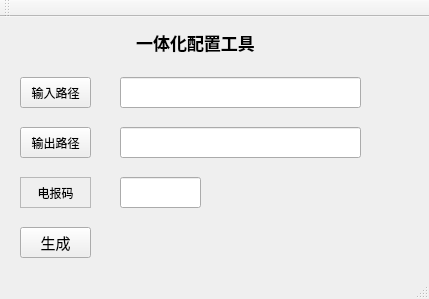
<?xml version="1.0" encoding="UTF-8"?>
<ui version="4.0">
 <class>MainWindow</class>
 <widget class="QMainWindow" name="MainWindow">
  <property name="geometry">
   <rect>
    <x>0</x>
    <y>0</y>
    <width>429</width>
    <height>299</height>
   </rect>
  </property>
  <property name="windowTitle">
   <string>MainWindow</string>
  </property>
  <widget class="QWidget" name="centralWidget">
   <widget class="QPushButton" name="BTN_Generate">
    <property name="geometry">
     <rect>
      <x>20</x>
      <y>210</y>
      <width>71</width>
      <height>31</height>
     </rect>
    </property>
    <property name="font">
     <font>
      <family>微软雅黑</family>
      <pointsize>11</pointsize>
      <weight>50</weight>
      <italic>false</italic>
      <bold>false</bold>
     </font>
    </property>
    <property name="cursor">
     <cursorShape>PointingHandCursor</cursorShape>
    </property>
    <property name="text">
     <string>生成</string>
    </property>
   </widget>
   <widget class="QLabel" name="label">
    <property name="geometry">
     <rect>
      <x>80</x>
      <y>10</y>
      <width>231</width>
      <height>31</height>
     </rect>
    </property>
    <property name="font">
     <font>
      <family>微软雅黑</family>
      <pointsize>13</pointsize>
      <weight>75</weight>
      <bold>true</bold>
     </font>
    </property>
    <property name="frameShape">
     <enum>QFrame::NoFrame</enum>
    </property>
    <property name="frameShadow">
     <enum>QFrame::Raised</enum>
    </property>
    <property name="text">
     <string>一体化配置工具</string>
    </property>
    <property name="textFormat">
     <enum>Qt::PlainText</enum>
    </property>
    <property name="alignment">
     <set>Qt::AlignCenter</set>
    </property>
   </widget>
   <widget class="QPushButton" name="Btn_Input">
    <property name="geometry">
     <rect>
      <x>20</x>
      <y>60</y>
      <width>71</width>
      <height>31</height>
     </rect>
    </property>
    <property name="text">
     <string>输入路径</string>
    </property>
   </widget>
   <widget class="QPushButton" name="Btn_Output">
    <property name="geometry">
     <rect>
      <x>20</x>
      <y>110</y>
      <width>71</width>
      <height>31</height>
     </rect>
    </property>
    <property name="text">
     <string>输出路径</string>
    </property>
   </widget>
   <widget class="QLineEdit" name="LE_Input">
    <property name="geometry">
     <rect>
      <x>120</x>
      <y>60</y>
      <width>241</width>
      <height>31</height>
     </rect>
    </property>
   </widget>
   <widget class="QLineEdit" name="LE_Output">
    <property name="geometry">
     <rect>
      <x>120</x>
      <y>110</y>
      <width>241</width>
      <height>31</height>
     </rect>
    </property>
   </widget>
   <widget class="QLabel" name="Lb_DBM">
    <property name="geometry">
     <rect>
      <x>20</x>
      <y>160</y>
      <width>71</width>
      <height>31</height>
     </rect>
    </property>
    <property name="frameShape">
     <enum>QFrame::StyledPanel</enum>
    </property>
    <property name="frameShadow">
     <enum>QFrame::Raised</enum>
    </property>
    <property name="text">
     <string>电报码</string>
    </property>
    <property name="alignment">
     <set>Qt::AlignCenter</set>
    </property>
   </widget>
   <widget class="QLineEdit" name="LE_DBM">
    <property name="geometry">
     <rect>
      <x>120</x>
      <y>160</y>
      <width>81</width>
      <height>31</height>
     </rect>
    </property>
   </widget>
  </widget>
  <widget class="QMenuBar" name="menuBar">
   <property name="geometry">
    <rect>
     <x>0</x>
     <y>0</y>
     <width>429</width>
     <height>23</height>
    </rect>
   </property>
  </widget>
  <widget class="QToolBar" name="mainToolBar">
   <attribute name="toolBarArea">
    <enum>TopToolBarArea</enum>
   </attribute>
   <attribute name="toolBarBreak">
    <bool>false</bool>
   </attribute>
  </widget>
  <widget class="QStatusBar" name="statusBar"/>
 </widget>
 <layoutdefault spacing="6" margin="11"/>
 <resources/>
 <connections/>
</ui>
